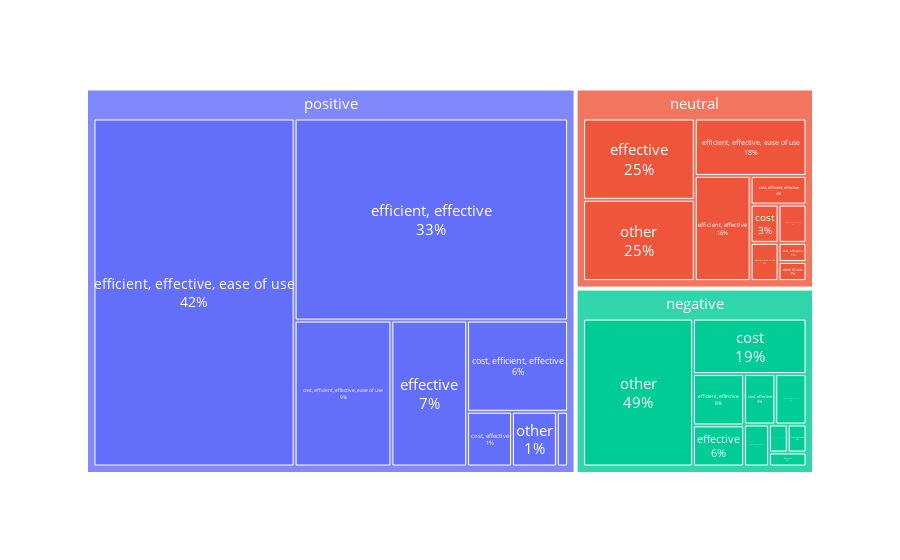

This figure's notebook cell:
### Markdown cell above
## Treemap

### Code cell
# Treemap
from collections import defaultdict
import plotly
import plotly.express as px

data =  df
fig = px.treemap(data, path=['sentiment_m', 'align_type'])

fig.data[0].textinfo = 'label+text+percent parent'
fig.data[0]['textfont']['color'] = "white"
fig.data[0]['textfont']['size'] = 15
fig.data[0].textposition = 'middle center'

fig.layout.hovermode = False

fig.show()

### Figure 1 — Plotly figure (JSON) as saved in the notebook; plotly's stock layout.template omitted (floating-point values rounded to 4 significant figures)
{"data": [{"branchvalues": "total", "domain": {"x": [0, 1], "y": [0, 1]}, "hovertemplate": "labels=%{label}<br>count=%{value}<br>parent=%{parent}<br>id=%{id}<extra></extra>", "ids": ["negative/('cost', 'efficient', '', 'ease of use', '')", "negative/cost", "neutral/cost", "negative/cost, effective", "neutral/cost, effective", "positive/cost, effective", "negative/cost, efficient", "neutral/cost, efficient, effective", "positive/cost, efficient, effective", "negative/cost, efficient, effective, ease of use", "neutral/cost, efficient, effective, ease of use", "positive/cost, efficient, effective, ease of use", "neutral/ease of use", "negative/effective", "neutral/effective", "positive/effective", "negative/efficient", "neutral/efficient, ease of use", "positive/efficient, ease of use", "negative/efficient, effective", "neutral/efficient, effective", "positive/efficient, effective", "negative/efficient, effective, ease of use", "neutral/efficient, effective, ease of use", "positive/efficient, effective, ease of use", "negative/other", "neutral/other", "positive/other", "negative", "neutral", "positive"], "labels": ["('cost', 'efficient', '', 'ease of use', '')", "cost", "cost", "cost, effective", "cost, effective", "cost, effective", "cost, efficient", "cost, efficient, effective", "cost, efficient, effective", "cost, efficient, effective, ease of use", "cost, efficient, effective, ease of use", "cost, efficient, effective, ease of use", "ease of use", "effective", "effective", "effective", "efficient", "efficient, ease of use", "efficient, ease of use", "efficient, effective", "efficient, effective", "efficient, effective", "efficient, effective, ease of use", "efficient, effective, ease of use", "efficient, effective, ease of use", "other", "other", "other", "negative", "neutral", "positive"], "name": "", "parents": ["negative", "negative", "neutral", "negative", "neutral", "positive", "negative", "neutral", "positive", "negative", "neutral", "positive", "neutral", "negative", "neutral", "positive", "negative", "neutral", "positive", "negative", "neutral", "positive", "negative", "neutral", "positive", "negative", "neutral", "positive", "", "", ""], "textfont": {"color": "white", "size": 15}, "textinfo": "label+text+percent parent", "textposition": "middle center", "type": "treemap", "values": [1, 12, 2, 3, 1, 4, 1, 3, 15, 3, 2, 23, 1, 4, 17, 18, 1, 2, 1, 5, 11, 90, 2, 12, 114, 31, 17, 4, 63, 68, 269]}], "layout": {"hovermode": false, "legend": {"tracegroupgap": 0}, "margin": {"t": 60}}}
